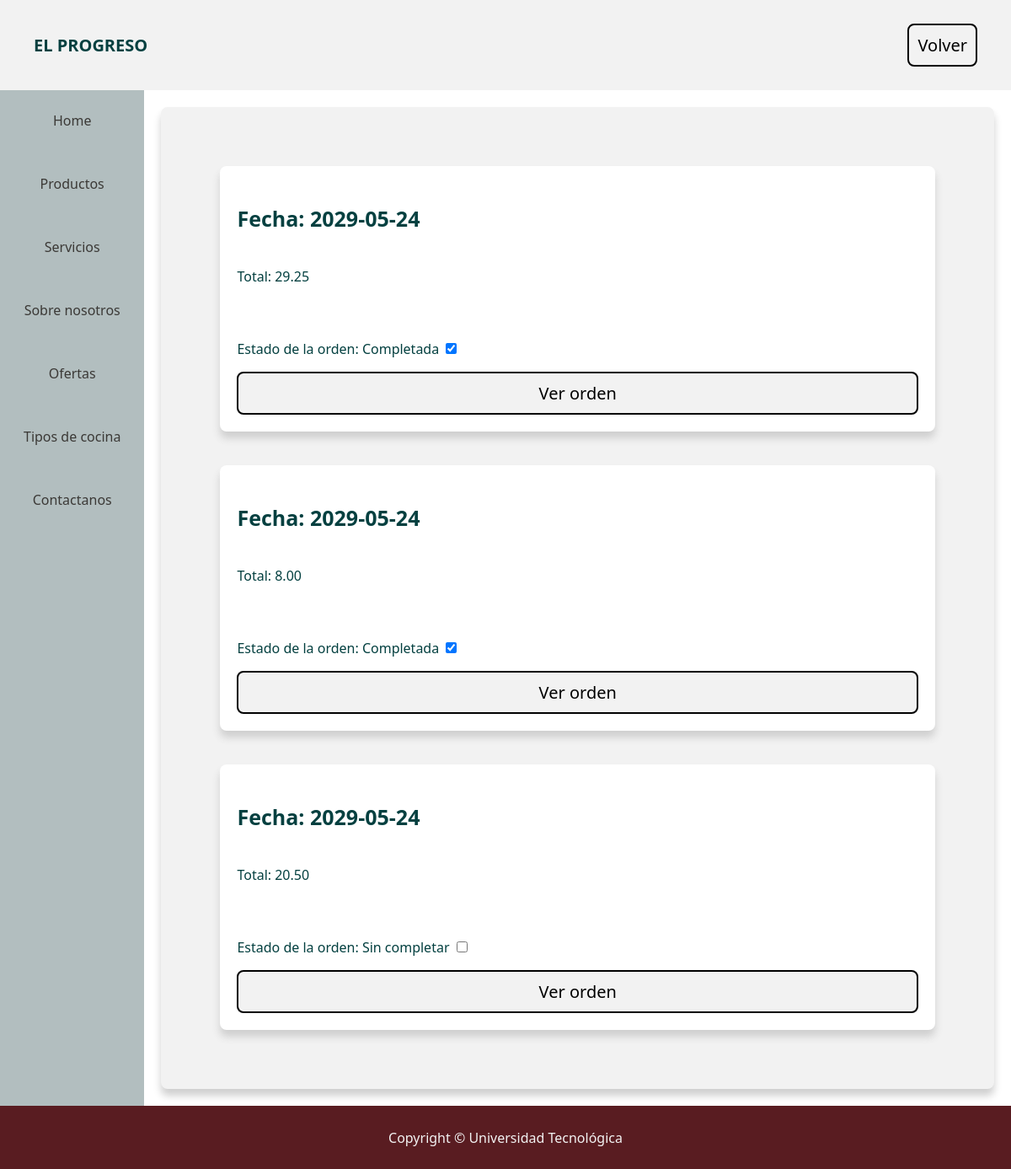
The app's page /pages/user/listAllOrders.php (signed in) with its own data.
### tables this page shows
CREATE TABLE `ordenes` (
  `idOrden` int(11) NOT NULL,
  `total` double(10,2) DEFAULT NULL,
  `formaDePago` int(11) NOT NULL,
  `fecha` date NOT NULL,
  `Hora` datetime NOT NULL,
  `idDelivery` int(11) DEFAULT NULL,
  `idUsuario` int(11) NOT NULL,
  `idSucursal` int(11) NOT NULL,
  `direccion` varchar(300) NOT NULL,
  `isConfirmed` bit(1) DEFAULT b'0',
  `isCompleted` bit(1) DEFAULT b'0',
  `isCancelled` bit(1) DEFAULT b'0'
);

### pages/user/listAllOrders.php (the view, shortened to what this page needs)
<!DOCTYPE html>
<html lang="es">
<head>
  <link rel="stylesheet" href="../../style.css">
</head>
<body>
  <header class="bright">
    <p>EL PROGRESO</p>
    <button onclick="location.href='userhomepage.php'">Volver</button>
  </header>
  <?php
    require('manager.php');
  ?>
  <div class="page">
    <nav>
      <a href="../../home.html">Home</a>
      <a href="../static/products.html">Productos</a>
      <a href="../static/services">Servicios</a>
      <a href="../static/about.html">Sobre nosotros</a>
      <a href="../static/oferts">Ofertas</a>
      <a href="../static/tipos_de_cocina.html">Tipos de cocina</a>
      <a href="../static/contact">Contactanos</a>
    </nav>
    <section>
      <article class="bright">
          <?php
            $connection = $connectDB();
            $query = "SELECT idOrden, total, formaDePago, fecha, direccion, isCompleted FROM ordenes ORDER BY fecha ASC;";
            $data = mysqli_query($connection, $query);
            while ($row = mysqli_fetch_assoc($data)) {
              $prod[] = $row;
            }
          ?>
          <?php
            if(mysqli_num_rows($data) == 0) {
              echo('<div class="paper-holder">');
              echo('<div class="paper white">');
              echo('<h1>No haz realizado ordenes aún</h1>');
            } else {
              foreach($prod as $row) {
                echo('<div class="paper-holder">');
                echo('<div class="paper white">');
                echo('<h1>Fecha: '.$row['fecha'].'</h1>');
                echo('<p>Total: '.$row['total'].'<p>');
                $msg = '<p>Estado de la orden: ';
                if ($row['isCompleted'] == '1') {
                  $msg .= 'Completada <input type="checkbox" checked="checked" onclick="return false;"/>';
                } else {
                  $msg .= 'Sin completar <input type="checkbox" onclick="return false;" style="align-self: flex-start;"/>';
                }
                echo($msg.'</p>');
                echo('<button onclick="location.href=\'editOrder.php?orderid='.$row['idOrden'].'\'">Ver orden</button>');
                echo('</div>');
                echo('</div>');
              }
            }
          ?>
      </article>
    </section>
  </div>
  <footer class="dark">Copyright © Universidad Tecnológica</footer>
</body>
</html>

### style.css (style rules this page uses)
* { font-family: 'Segoe UI', Tahoma, Geneva, Verdana, sans-serif; }
body { margin: 0; min-height: 100vh; display: flex; flex-direction: column; }
header { font-size: 20px; font-weight: bold; padding: 20px 40px; display: flex; justify-content: space-between; align-items: center; flex-wrap: wrap; }
h1 { font-size: 25px; font-weight: bold; }
footer { height: 35px; padding: 20px; display: flex; justify-content: center; align-items: center; }
nav { background-color: #B2BEBF; height: auto; width: 200px; display: flex; flex-direction: column; align-items: center; justify-content: flex-start; }
nav a { text-align: center; text-decoration: none; color: #3B3936; height: 50px; width: 100%; padding: 25px 0px 0px; transition-duration: 0.3s; }
section { width: 100%; height: auto; display: flex; flex-wrap: wrap; }
article { margin: 20px; padding: 50px; height: auto; width: 100%; border-radius: 8px; box-shadow: 0px 8px 10px 0px #CFCFCF; }
input { border-radius: 5px; border: 2 px solid #044040; color: #044040; font-size: 20px; }
.page { flex-grow: 1; display: flex; }
.white { background-color: white; color: #044040; }
.bright { background-color: #F2F2F2; color: #044040; }
.bright button { background-color: #F2F2F2; transition-duration: 0.3s; font-size: 20px; border-radius: 8px; border: 2px solid black; padding: 10px; }
.dark { background-color: #591C21; color: #F2F2F2; }
.paper-holder { width: 100%; display: flex; flex-wrap: wrap; justify-content: center; }
.paper { margin: 20px; padding: 20px; height: auto; box-shadow: 0px 8px 10px 0px #CFCFCF; border-radius: 8px; display: flex; flex-direction: column; flex: 1 1 30%; }

### records on screen
ordenes: fecha "2029-05-24", total "29.25"
ordenes: fecha "2029-05-24", total "8.00"
ordenes: fecha "2029-05-24", total "20.50"
